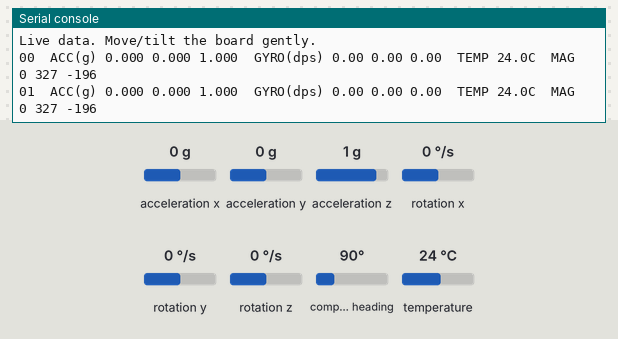
Bench run of a program on a simulated ESP32 board running MicroPython. Shown: the last lines printed to the serial console. The inputs (shaded band) are chosen by the test bench; at power-on: acceleration x 0 g, acceleration y 0 g, acceleration z 1 g, rotation x 0 °/s, rotation y 0 °/s, rotation z 0 °/s, compass heading 90°, temperature 24 °C. At 10.3 s the program stops and its outputs stay as they are.

Above: at 1.2 s.
1.3 s: acceleration x set to -1.4 g
At 1.3 s:
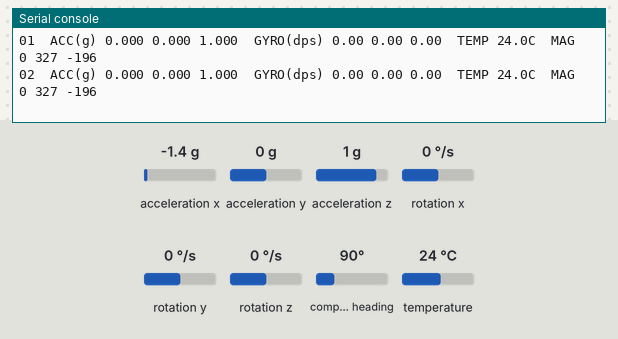
2.8 s: acceleration y set to -1.4 g
At 2.8 s:
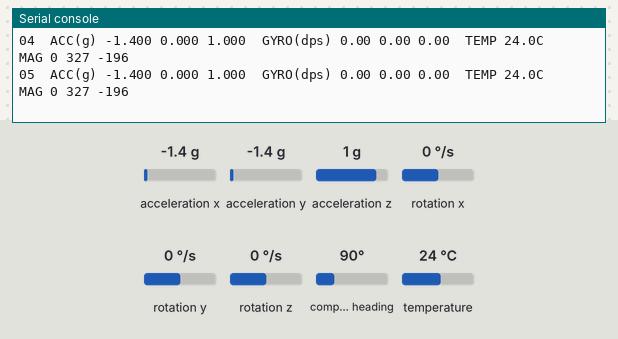
4.3 s: acceleration z set to -1.4 g
At 4.7 s:
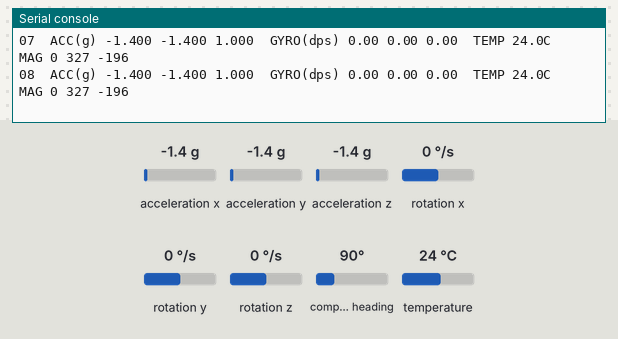
5.8 s: rotation x set to -192 °/s
At 6.2 s:
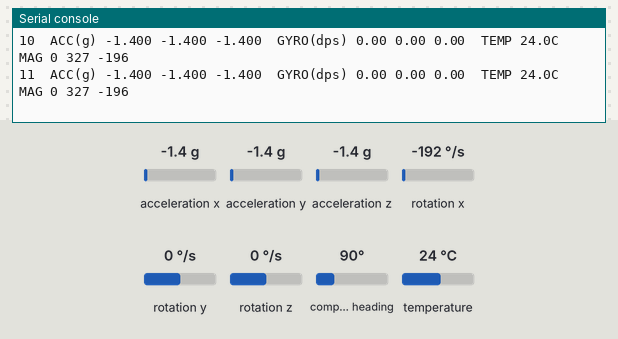
7.3 s: rotation y set to -192 °/s
At 11.4 s:
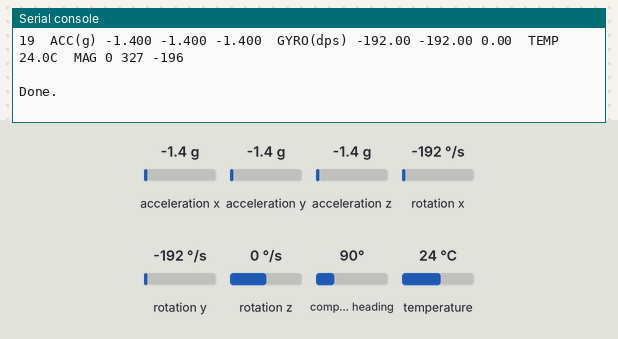
Timing chart, 0 to 11.8 s (numbered marks = the images above; inputs shaded):
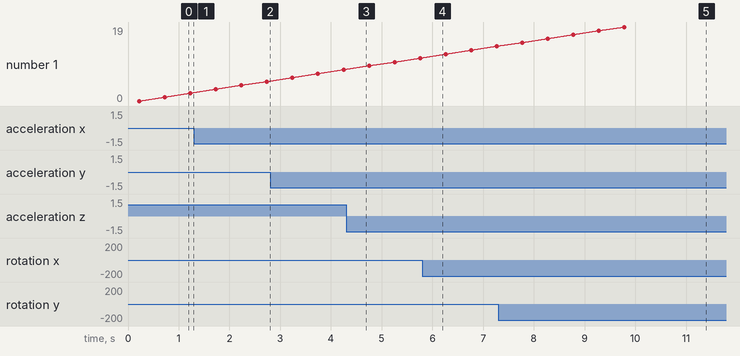

The program:

sensor_smoke_test.py
```python
from machine import Pin, I2C
import time
import struct


SDA_PIN = 21
SCL_PIN = 22
I2C_FREQ = 100000

MPU6050_ADDR = 0x68
HMC5883L_ADDR = 0x1E
BMP_ADDR = 0x76


def read_i16_be(i2c, addr, reg):
    data = i2c.readfrom_mem(addr, reg, 2)
    return struct.unpack(">h", data)[0]


def init_mpu6050(i2c):
    who = i2c.readfrom_mem(MPU6050_ADDR, 0x75, 1)[0]
    i2c.writeto_mem(MPU6050_ADDR, 0x6B, b"\x00")  # Wake up.
    time.sleep_ms(100)
    i2c.writeto_mem(MPU6050_ADDR, 0x1B, b"\x00")  # Gyro +/-250 dps.
    i2c.writeto_mem(MPU6050_ADDR, 0x1C, b"\x00")  # Accel +/-2 g.
    return who


def read_mpu6050(i2c):
    raw = i2c.readfrom_mem(MPU6050_ADDR, 0x3B, 14)
    ax, ay, az, temp, gx, gy, gz = struct.unpack(">hhhhhhh", raw)
    return {
        "ax_g": ax / 16384.0,
        "ay_g": ay / 16384.0,
        "az_g": az / 16384.0,
        "temp_c": temp / 340.0 + 36.53,
        "gx_dps": gx / 131.0,
        "gy_dps": gy / 131.0,
        "gz_dps": gz / 131.0,
    }


def init_hmc5883l(i2c):
    i2c.writeto_mem(HMC5883L_ADDR, 0x00, b"\x70")  # 8 samples, 15 Hz.
    i2c.writeto_mem(HMC5883L_ADDR, 0x01, b"\x20")  # Gain +/-1.3 gauss.
    i2c.writeto_mem(HMC5883L_ADDR, 0x02, b"\x00")  # Continuous mode.
    time.sleep_ms(100)


def read_hmc5883l(i2c):
    raw = i2c.readfrom_mem(HMC5883L_ADDR, 0x03, 6)
    x, z, y = struct.unpack(">hhh", raw)
    return {"mx": x, "my": y, "mz": z}


def read_bmp_id(i2c):
    try:
        chip_id = i2c.readfrom_mem(BMP_ADDR, 0xD0, 1)[0]
        return chip_id
    except Exception as exc:
        print("BMP/MS5611 ID read failed:", exc)
        return None


def main():
    print("Sensor smoke test")
    print("I2C: SDA=GPIO%d, SCL=GPIO%d" % (SDA_PIN, SCL_PIN))

    i2c = I2C(0, sda=Pin(SDA_PIN), scl=Pin(SCL_PIN), freq=I2C_FREQ)
    print("scan:", ["0x%02X" % a for a in i2c.scan()])

    print("\nMPU6050")
    who = init_mpu6050(i2c)
    print("WHO_AM_I = 0x%02X, expected 0x68" % who)

    print("\nHMC5883L")
    init_hmc5883l(i2c)
    print("configured continuous measurement mode")

    print("\nBMP/MS5611/BME280 at 0x76")
    chip_id = read_bmp_id(i2c)
    if chip_id is not None:
        print("chip id register 0xD0 = 0x%02X" % chip_id)
        print("BMP280 usually 0x58, BME280 usually 0x60. MS5611 may not use this ID register.")

    print("\nLive data. Move/tilt the board gently.")
    for n in range(20):
        mpu = read_mpu6050(i2c)
        mag = read_hmc5883l(i2c)
        print(
            "%02d  ACC(g) %.3f %.3f %.3f  GYRO(dps) %.2f %.2f %.2f  TEMP %.1fC  MAG %d %d %d"
            % (
                n,
                mpu["ax_g"],
                mpu["ay_g"],
                mpu["az_g"],
                mpu["gx_dps"],
                mpu["gy_dps"],
                mpu["gz_dps"],
                mpu["temp_c"],
                mag["mx"],
                mag["my"],
                mag["mz"],
            )
        )
        time.sleep_ms(500)

    print("\nDone.")


main()
```

Measured:
- after the input at 7.3 s, the serial console: prints a new line after 0.47 s (image 5)
